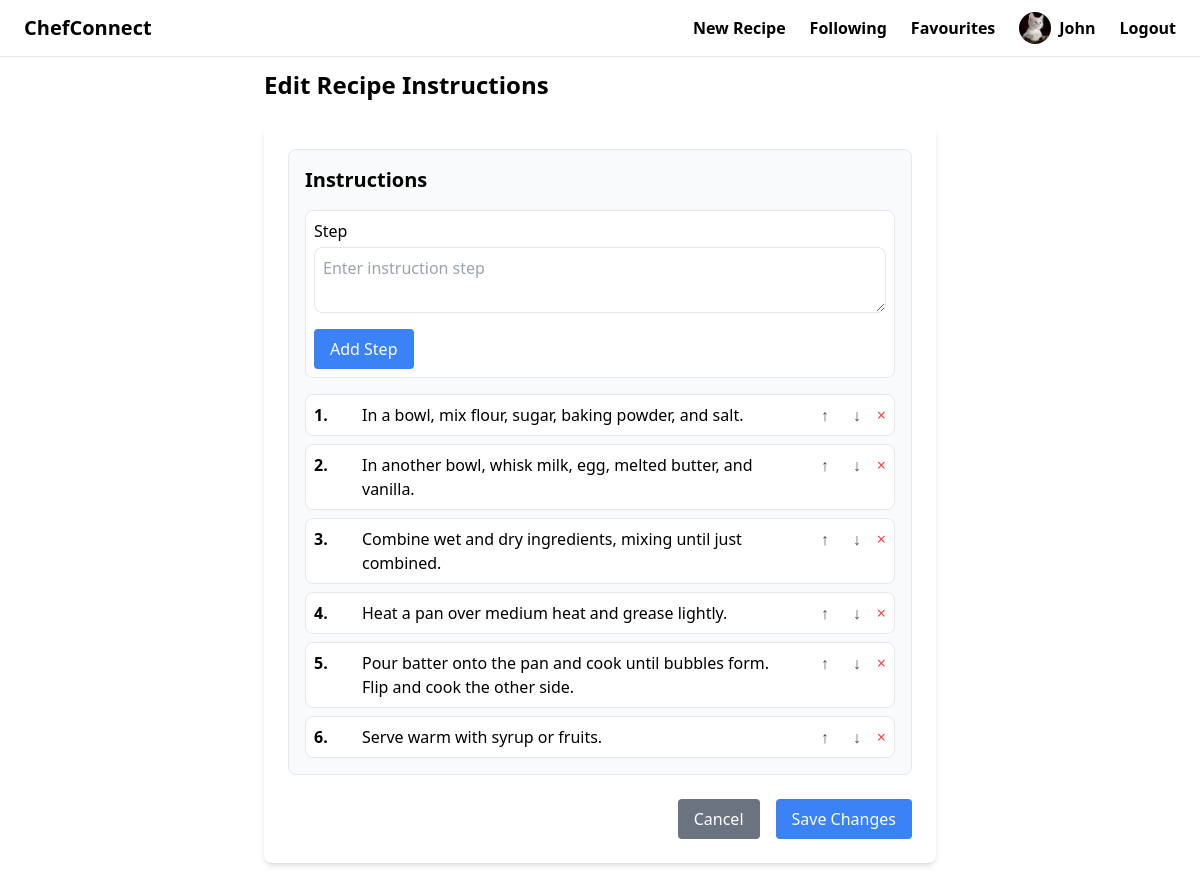
/recipe/6/edit/instructions/ (signed in), run on the app's committed database.
### users/models.py (models this page shows, shortened)
class CustomUser(AbstractUser):
    profile_picture = models.ImageField(upload_to="profile_pictures", blank=True, null=True)  # media/profile_pictures
    description = models.TextField(blank=True, null=True)

### recipe/models.py (models this page shows, shortened)
class Instruction(models.Model):
    recipe = models.ForeignKey(Recipe, on_delete=models.CASCADE, related_name="instructions")
    step_no = models.PositiveIntegerField()
    instruction = models.TextField()

### recipe/views.py (the view, shortened to what this page needs)
# urls.py: path('recipe/<int:recipe_id>/edit/instructions/', edit_instructions, name="edit_instructions"),
@login_required
def edit_instructions(request, recipe_id):
    recipe = get_object_or_404(Recipe, id=recipe_id)
    context = {
        'recipe': recipe,
        'recipe_instructions': recipe.instructions.all().order_by('step_no')
    }
    return render(request, 'recipe/edit_instructions.html', context)

### recipe/templates/recipe/edit_instructions.html (shortened to what this page needs)
{% extends 'base.html' %}
{% load static %}
{% block content %}
    <div class="max-w-2xl mx-auto">
        <h1 class="text-2xl font-bold mb-6">Edit Recipe Instructions</h1>
        <form method="POST" id="instruction-form">
            <div class="bg-white p-4 sm:p-6 rounded-lg shadow-md">
                <div class="mb-6">
                    <div class="p-4 border rounded-lg bg-gray-50">
                        <h2 class="text-xl font-semibold mb-4">Instructions</h2>
                        <div class="instruction-form p-2 border rounded-lg bg-white mb-4">
                            <div class="flex flex-col">
                                <label class="font-medium mb-1">Step</label>
                                <textarea id="instruction-input" rows="2"
                                          class="w-full border rounded-lg p-2 focus:ring-2 focus:ring-blue-500"
                                          placeholder="Enter instruction step"></textarea>
                            </div>
                            <button type="button" id="add-instruction"
                                    class="w-full sm:w-auto bg-blue-500 text-white px-4 py-2 rounded mt-4">
                                Add Step
                            </button>
                        </div>
                        <div id="instruction-list" class="space-y-2">
                            {% for instruction in recipe_instructions %}
                                <div class="instruction-item flex flex-col sm:flex-row items-start space-y-2 sm:space-y-0 sm:space-x-4 p-2 border rounded-lg bg-white">
                                    <span class="instruction-number font-semibold min-w-[2rem]">{{ instruction.step_no }}.</span>
                                    <p class="instruction-text flex-grow">{{ instruction.instruction }}</p>
                                    <div class="flex w-full sm:w-auto justify-end space-x-2 mt-2 sm:mt-0">
                                        <button type="button" class="move-up text-gray-600 hover:text-gray-900 px-2">↑
                                        </button>
                                        <button type="button" class="move-down text-gray-600 hover:text-gray-900 px-2">
                                            ↓
                                        </button>
                                        <button type="button"
                                                class="remove-instruction text-red-500 hover:text-red-700">×
                                        </button>
                                    </div>
                                </div>
                            {% endfor %}
                        </div>
                    </div>
                </div>
                <div class="mt-6 flex flex-col sm:flex-row justify-end space-y-2 sm:space-y-0 sm:space-x-4">
                    <a href="{% url 'recipe:detail' recipe.id %}"
                       class="w-full sm:w-auto bg-gray-500 text-white px-4 py-2 rounded hover:bg-gray-600 text-center">
                        Cancel
                    </a>
                    <button type="submit"
                            class="w-full sm:w-auto bg-blue-500 text-white px-4 py-2 rounded hover:bg-blue-700">
                        Save Changes
                    </button>
                </div>
            </div>
        </form>
    </div>
{% endblock %}

### templates/base.html (shortened to what this page needs)
{% load static %}
<!doctype html>
<html>
<head>
    <script src="https://cdn.tailwindcss.com"></script>
</head>
<body>
<nav class="relative py-3 px-4 md:px-6 border-b border-gray-200">
    <div class="max-w-7xl mx-auto">
        <div class="flex justify-between items-center">
            <a href="/" class="text-xl font-semibold">ChefConnect</a>
            <div class="hidden md:flex items-center space-x-6">
                <a href="{% url 'recipe:add_recipe' %}" class="text-base font-semibold hover:text-gray-500">New
                    Recipe</a>
                <a href="{% url 'users:following' %}" class="text-base font-semibold hover:text-gray-500">Following</a>
                <a href="{% url 'recipe:saved_recipes' %}" class="text-base font-semibold hover:text-gray-500">Favourites</a>
                {% if request.user.is_authenticated %}
                    <a href="{% url 'users:profile' %}" class="flex items-center space-x-2">
                        {% if request.user.profile_picture %}
                            <img src="{{ request.user.profile_picture.url }}" alt="Profile"
                                 class="w-8 h-8 rounded-full object-cover">
                        {% else %}
                            <div class="w-8 h-8 rounded-full bg-gray-300 flex items-center justify-center">
                                <span class="text-gray-600">{{ request.user.username|first|upper }}</span>
                            </div>
                        {% endif %}
                        <span class="text-base font-semibold hover:text-gray-500">{{ request.user.username | capfirst }}</span>
                    </a>
                    <a href="{% url 'users:logout' %}"
                       class="text-base font-semibold hover:text-red-700">Logout</a>
                {% endif %}
            </div>
        </div>
    </div>
</nav>
<div class="px-4 md:px-6 py-3">
    {% block content %}
    {% endblock %}
</div>
</body>
</html>

### data on the page
CustomUser: user.profile_picture (picture), user.username "John"
Instruction: step_no "1", instruction "In a bowl, mix flour, sugar, baking powder, and salt."
Instruction: step_no "2", instruction "In another bowl, whisk milk, egg, melted butter, and vanilla."
Instruction: step_no "3", instruction "Combine wet and dry ingredients, mixing until just combined."
Instruction: step_no "4", instruction "Heat a pan over medium heat and grease lightly."
Instruction: step_no "5", instruction "Pour batter onto the pan and cook until bubbles form. Flip and cook the other side."
Instruction: step_no "6", instruction "Serve warm with syrup or fruits."
